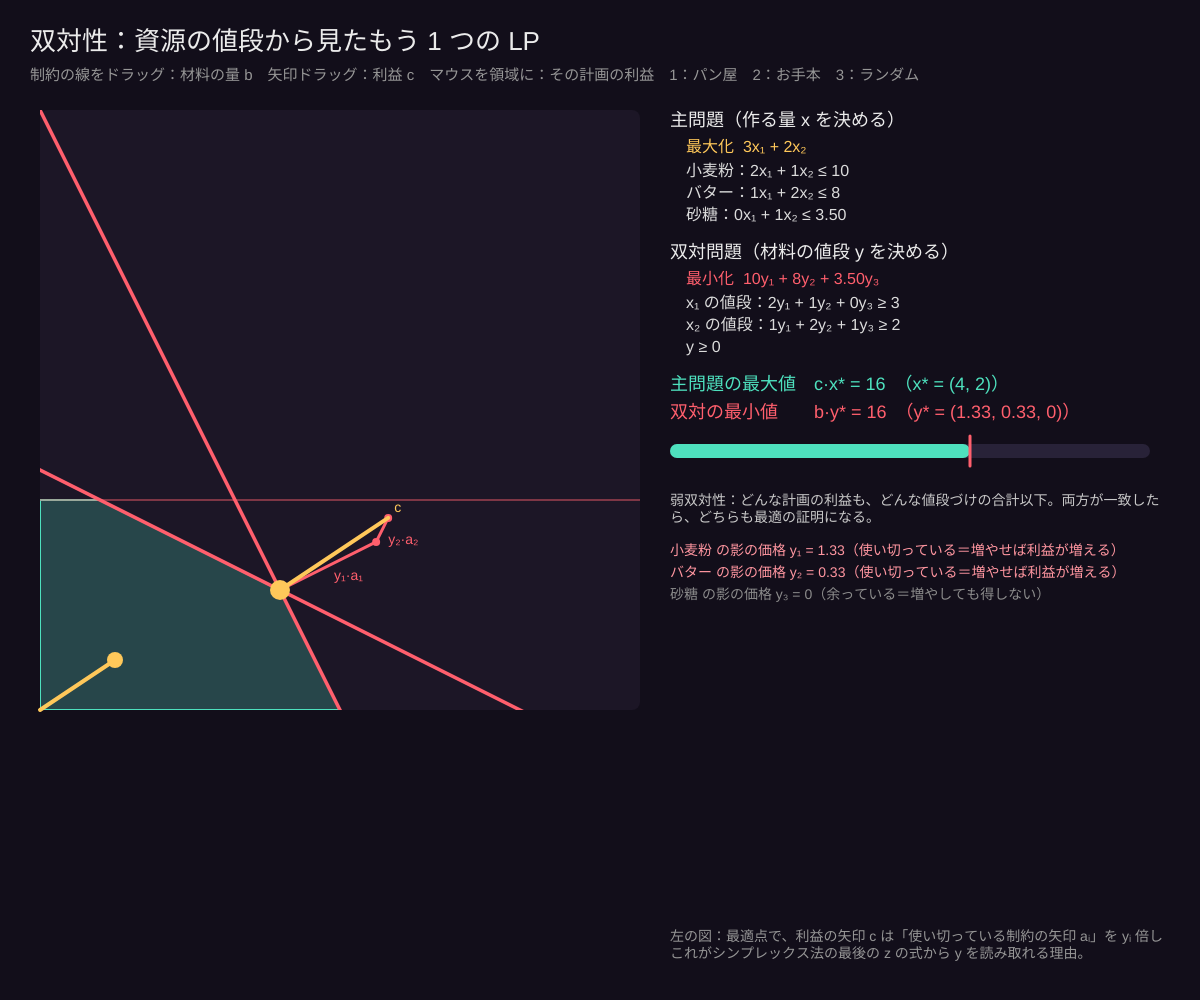
Frame 1 (no input)
Frame 60 (no input): identical to frame 1, image omitted
Frame 120 (the mouse pressed at the canvas centre since frame 60): identical to frame 1, image omitted

The p5.js sketch that drew this single still picture (run headless with seeded random() and noise() and a simulated clock; from frame 60 on, the mouse is pressed at the canvas centre):

// p5.js sketch
// ── sketch.js
// ============================================
// 05 双対性：資源の「値段」から見たもう 1 つの LP
// 主問題「材料の範囲で利益 c·x を最大に」には、双対問題「材料 1 単位の値段 y を、
// どの商品も値段の合計 ≥ 利益 になるように決めて、材料全体の値段 b·y を最小に」がペアでついてくる。
// 最適値は必ず一致する（強双対定理）。y は材料を 1 増やしたときの利益の増え方（影の価格）
// 制約の線をドラッグ：材料の量 b を増減 / 矢印の先をドラッグ：利益 c / マウスを領域に：その計画の利益
// 1：パン屋  2：お手本  3：ランダム
// ============================================

let range = 10; // ★ 画面に表示する範囲

let cons, c, labels, opt, ys = [], drag = null;

function setup() { createCanvas(windowWidth, windowHeight);
  textWrap(CHAR); preset(1); }

function preset(k) {
  if (k === 1) { cons = [[2, 1, 10], [1, 2, 8], [0, 1, 3.5]]; c = [3, 2]; labels = ['小麦粉', 'バター', '砂糖']; }
  if (k === 2) { cons = [[3, -1, 9], [1, 1, 7], [-1, 2, 8]]; c = [2, 1]; labels = ['(1)', '(2)', '(3)']; }
  if (k === 3) { cons = []; for (let i = 0; i < 3; i++) cons.push([floor(random(1, 5)), floor(random(1, 5)), floor(random(6, 16))]); c = [floor(random(1, 5)), floor(random(1, 5))]; labels = ['資源A', '資源B', '資源C']; }
  update();
}

// 2 変数の LP を「角を全部調べる」方法で解く
function lpSolve(C, obj) {
  let all = C.concat([[-1, 0, 0], [0, -1, 0], [1, 0, 1000], [0, 1, 1000]]);
  let best = null;
  for (let i = 0; i < all.length; i++) for (let j = i + 1; j < all.length; j++) {
    let [a, b, e] = all[i], [p, q, f] = all[j], det = a * q - b * p;
    if (abs(det) < 1e-12) continue;
    let x = (e * q - b * f) / det, y = (a * f - e * p) / det;
    if (all.every(([u, v, w]) => u * x + v * y <= w + 1e-7)) { let z = obj[0] * x + obj[1] * y; if (!best || z > best.z + 1e-9) best = { x, y, z }; }
  }
  if (best && (best.x > 999 || best.y > 999)) best.unb = true;
  return best;
}

function update() {
  opt = lpSolve(cons, c);
  ys = [];
  if (!opt || opt.unb) return;
  let eps = 1e-4;
  for (let i = 0; i < cons.length; i++) { // 材料 i を少しだけ増やしたら利益がどれだけ増えるか
    let C2 = cons.map((r, k) => (k === i ? [r[0], r[1], r[2] + eps] : r));
    let o2 = lpSolve(C2, c); ys.push(max(0, (o2.z - opt.z) / eps));
  }
}

function R() { let s = min(width * 0.5, height - 150); return { x: 40, y: 110, s }; }
function toS(p) { let r = R(); return [r.x + (p[0] / range) * r.s, r.y + r.s - (p[1] / range) * r.s]; }
function toW(x, y) { let r = R(); return [((x - r.x) / r.s) * range, ((r.y + r.s - y) / r.s) * range]; }

function draw() {
  background(18, 14, 26);
  let r = R();
  fill(235); noStroke(); textSize(26); textAlign(LEFT, BASELINE);
  text('双対性：資源の値段から見たもう 1 つの LP', 30, 50);
  textSize(15); fill(150);
  text('制約の線をドラッグ：材料の量 b　矢印ドラッグ：利益 c　マウスを領域に：その計画の利益　1：パン屋　2：お手本　3：ランダム', 30, 80);

  fill(28, 22, 38); rect(r.x, r.y, r.s, r.s, 8);
  push(); drawingContext.beginPath(); drawingContext.rect(r.x, r.y, r.s, r.s); drawingContext.clip();
  let P = [[0, 0], [100, 0], [100, 100], [0, 100]];
  for (let [a, b, e] of cons) P = clipHalf(P, a, b, e);
  if (P.length >= 3) { fill(78, 225, 190, 60); stroke(78, 225, 190); strokeWeight(2); beginShape(); for (let p of P) { let s = toS(p); vertex(s[0], s[1]); } endShape(CLOSE); }
  for (let i = 0; i < cons.length; i++) {
    let [a, b, e] = cons[i], p, q;
    if (abs(b) > abs(a)) { p = [-5, (e + 5 * a) / b]; q = [range + 5, (e - (range + 5) * a) / b]; } else { p = [(e + 5 * b) / a, -5]; q = [(e - (range + 5) * b) / a, range + 5]; }
    let s1 = toS(p), s2 = toS(q);
    stroke(255, 95, 109, ys[i] > 1e-6 ? 255 : 110); strokeWeight(ys[i] > 1e-6 ? 3.5 : 2); line(s1[0], s1[1], s2[0], s2[1]);
  }
  // 最適点で、c を「効いている制約の法線」の組み合わせに分解する
  if (opt && !opt.unb) {
    // c = Σ yᵢ aᵢ を矢印の継ぎ足しで描く（最後の矢印の先が c の先と一致する）
    let o = toS([opt.x, opt.y]), k = 130 / mag(c[0], c[1]);
    let px = o[0], py = o[1];
    for (let i = 0; i < cons.length; i++) if (ys[i] > 1e-6) {
      let [a, b] = cons[i], qx = px + a * ys[i] * k, qy = py - b * ys[i] * k;
      stroke(255, 95, 109); strokeWeight(3); line(px, py, qx, qy);
      noStroke(); fill(255, 95, 109); circle(qx, qy, 8); textSize(14); text(`y${sub(i + 1)}·a${sub(i + 1)}`, (px + qx) / 2 + 6, (py + qy) / 2 + 14);
      px = qx; py = qy;
    }
    stroke(255, 200, 90); strokeWeight(4); line(o[0], o[1], o[0] + c[0] * k, o[1] - c[1] * k);
    noStroke(); fill(255, 200, 90); textSize(14); text('c', o[0] + c[0] * k + 6, o[1] - c[1] * k - 6);
    circle(o[0], o[1], 20);
  }
  let mw = toW(mouseX, mouseY), mFeas = mw[0] >= 0 && mw[1] >= 0 && cons.every(([a, b, e]) => a * mw[0] + b * mw[1] <= e + 1e-9);
  if (mFeas && mouseX < r.x + r.s) { noStroke(); fill(255); circle(mouseX, mouseY, 10); }
  pop();
  let o = toS([0, 0]); stroke(255, 200, 90); strokeWeight(4); line(o[0], o[1], o[0] + c[0] * 25, o[1] - c[1] * 25); noStroke(); fill(255, 200, 90); circle(o[0] + c[0] * 25, o[1] - c[1] * 25, 16);

  // 右：主問題と双対問題
  let px = r.x + r.s + 30, w = width - px - 30, yy = 112;
  textAlign(LEFT, TOP); noStroke();
  fill(235); textSize(18); text('主問題（作る量 x を決める）', px, yy); yy += 28;
  textSize(16); fill(255, 200, 90); text(`最大化  ${c[0]}x₁ + ${c[1]}x₂`, px + 16, yy); yy += 24; fill(220);
  for (let i = 0; i < cons.length; i++) { let [a, b, e] = cons[i]; text(`${labels[i]}：${f(a)}x₁ + ${f(b)}x₂ ≤ ${f(e)}`, px + 16, yy); yy += 22; }
  yy += 14;
  fill(235); textSize(18); text('双対問題（材料の値段 y を決める）', px, yy); yy += 28;
  textSize(16); fill(255, 95, 109);
  text('最小化  ' + cons.map((r, i) => `${f(r[2])}y${sub(i + 1)}`).join(' + '), px + 16, yy); yy += 24; fill(220);
  text('x₁ の値段：' + cons.map((r, i) => `${f(r[0])}y${sub(i + 1)}`).join(' + ') + ` ≥ ${c[0]}`, px + 16, yy); yy += 22;
  text('x₂ の値段：' + cons.map((r, i) => `${f(r[1])}y${sub(i + 1)}`).join(' + ') + ` ≥ ${c[1]}`, px + 16, yy); yy += 22;
  text('y ≥ 0', px + 16, yy); yy += 36;

  if (!opt) { fill(255, 110, 110); textSize(18); text('実行不能', px, yy); }
  else if (opt.unb) { fill(255, 200, 90); textSize(18); text('主問題が非有界 → 双対問題は実行不能', px, yy); }
  else {
    let dual = cons.reduce((s, r, i) => s + r[2] * ys[i], 0);
    fill(78, 225, 190); textSize(18);
    text(`主問題の最大値　c·x* = ${f(opt.z)}　（x* = (${f(opt.x)}, ${f(opt.y)})）`, px, yy); yy += 28;
    fill(255, 95, 109);
    text(`双対の最小値　　b·y* = ${f(dual)}　（y* = (${ys.map(f).join(', ')})）`, px, yy); yy += 40;
    // 弱双対性のものさし
    let bx = px, bw = w - 20, zmax = opt.z * 1.6 || 1;
    fill(40, 34, 56); rect(bx, yy, bw, 14, 7);
    let X = v => bx + constrain(v / zmax, 0, 1) * bw;
    fill(78, 225, 190); rect(bx, yy, X(opt.z) - bx, 14, 7);
    if (mFeas) { let zm = c[0] * mw[0] + c[1] * mw[1]; fill(255); circle(X(zm), yy + 7, 14); fill(220); textSize(13); text(`マウスの計画：利益 ${f(zm)}`, bx, yy + 22); }
    stroke(255, 95, 109); strokeWeight(3); line(X(dual), yy - 8, X(dual), yy + 22); noStroke();
    yy += 50;
    fill(200); textSize(14);
    text('弱双対性：どんな計画の利益も、どんな値段づけの合計以下。両方が一致したら、どちらも最適の証明になる。', px, yy, w); yy += 50;
    for (let i = 0; i < cons.length; i++) { fill(ys[i] > 1e-6 ? color(255, 150, 160) : color(140)); text(`${labels[i]} の影の価格 y${sub(i + 1)} = ${f(ys[i])}` + (ys[i] > 1e-6 ? '（使い切っている＝増やせば利益が増える）' : '（余っている＝増やしても得しない）'), px, yy, w); yy += 22; }
  }
  fill(150); textSize(14);
  text('左の図：最適点で、利益の矢印 c は「使い切っている制約の矢印 aᵢ」を yᵢ 倍して足したもの。\nこれがシンプレックス法の最後の z の式から y を読み取れる理由。', px, height - 70, w);
}

function clipHalf(P, a1, a2, b) {
  let out = [];
  for (let i = 0; i < P.length; i++) {
    let p = P[i], q = P[(i + 1) % P.length], fp = a1 * p[0] + a2 * p[1] - b, fq = a1 * q[0] + a2 * q[1] - b;
    if (fp <= 1e-9) out.push(p);
    if ((fp < -1e-9 && fq > 1e-9) || (fp > 1e-9 && fq < -1e-9)) { let t = fp / (fp - fq); out.push([p[0] + t * (q[0] - p[0]), p[1] + t * (q[1] - p[1])]); }
  }
  return out;
}
function mousePressed() {
  let o = toS([0, 0]);
  if (dist(mouseX, mouseY, o[0] + c[0] * 25, o[1] - c[1] * 25) < 14) { drag = { obj: true }; return; }
  let w = toW(mouseX, mouseY);
  for (let i = 0; i < cons.length; i++) { let [a, b, e] = cons[i]; if (abs(a * w[0] + b * w[1] - e) / mag(a, b) < 0.3) { drag = { i }; return; } }
}
function mouseDragged() {
  if (!drag) return;
  if (drag.obj) { let o = toS([0, 0]); c = [max(0, round((mouseX - o[0]) / 25)), max(0, round((o[1] - mouseY) / 25))]; if (!c[0] && !c[1]) c = [1, 0]; }
  else { let w = toW(mouseX, mouseY), [a, b] = cons[drag.i]; cons[drag.i][2] = round((a * w[0] + b * w[1]) * 2) / 2; }
  update();
}
function mouseReleased() { drag = null; }
function keyPressed() { if (key >= '1' && key <= '3') preset(int(key)); }
function f(v) { if (abs(v) < 1e-6) return '0'; return abs(v - round(v)) < 1e-6 ? String(round(v)) : v.toFixed(2); }
function sub(k) { return String(k).split('').map(ch => '₀₁₂₃₄₅₆₇₈₉'[ch]).join(''); }
function windowResized() { resizeCanvas(windowWidth, windowHeight); }

// ---------- やってみよう ----------
// 1. パン屋でバターの線を 1 だけ外へ動かす。利益の増え方が y₂ と同じになるか確かめる
// 2. 砂糖を増やしても利益が増えない理由を、図で説明する（砂糖の線が最適点にふれていない）
// 3. 利益の矢印を回して、どの材料の値段が 0 になるか観察する（相補性）
